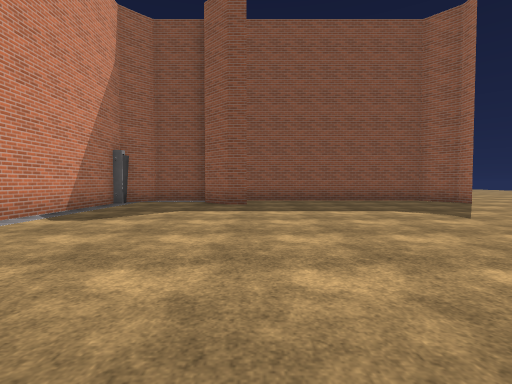
View 1 (above)

24 first-person views from a walk through a Unity game level. The camera is 1.2 m above the floor, tilts 2° down and sees 85° across. The floor is counted in squares, 2 m on a side. Each view is taken from the middle of a square. On the plan, view 1 faces up. The plan holds only what a view shows up to about 9 squares ahead; the rest is blank. The place goes on beyond the plan. Surface patterns are stand-ins for the level's own textures.

View 2
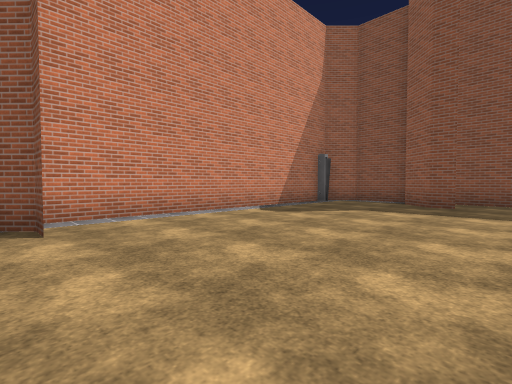

View 3
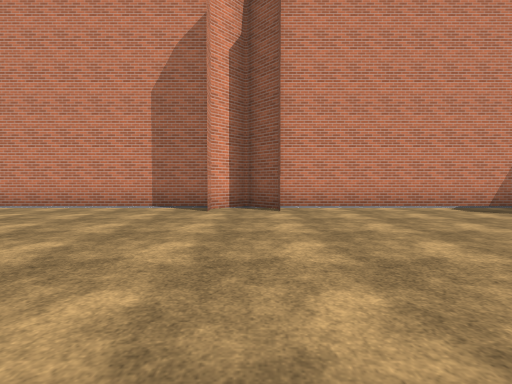

View 4
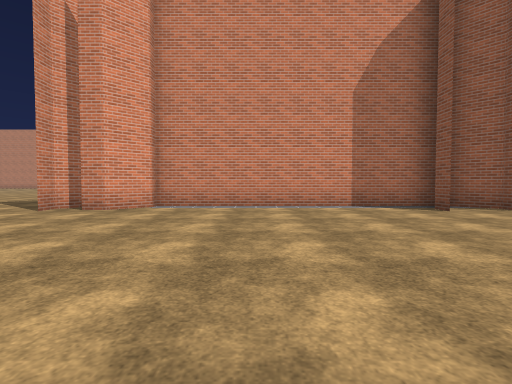

View 5
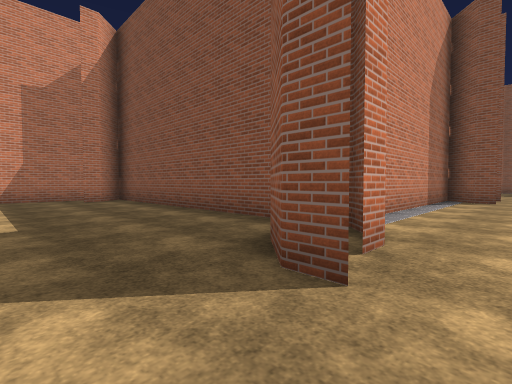

View 6
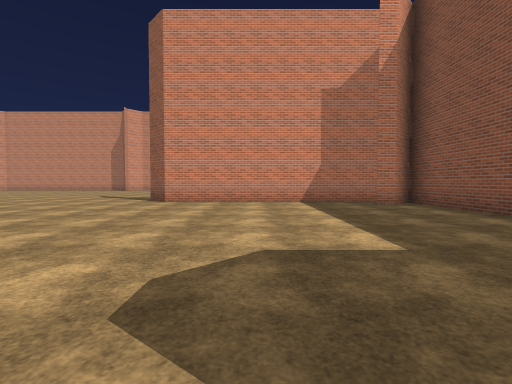

View 7
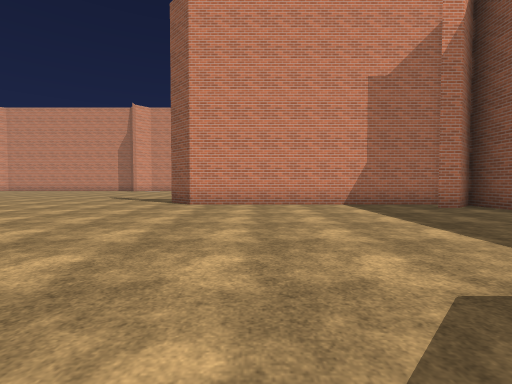

View 8
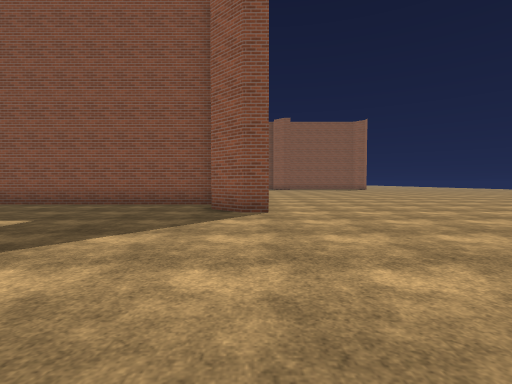

View 9
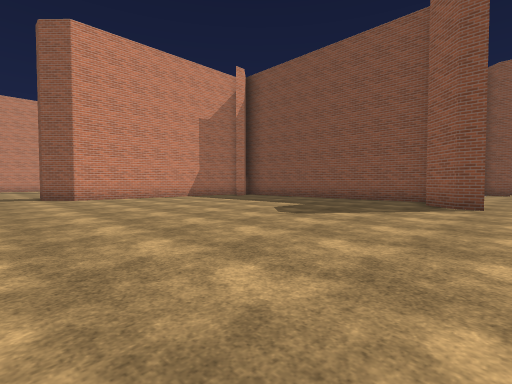

View 10
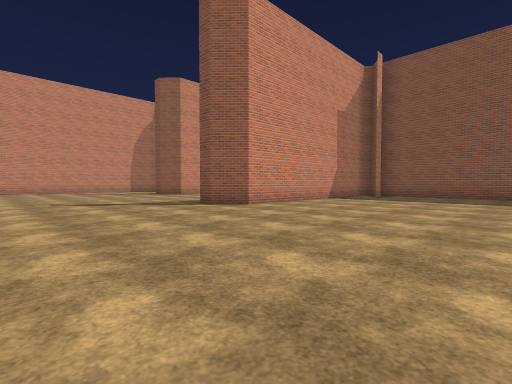

View 11
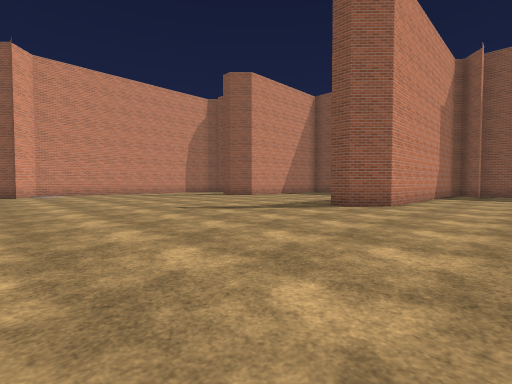

View 12
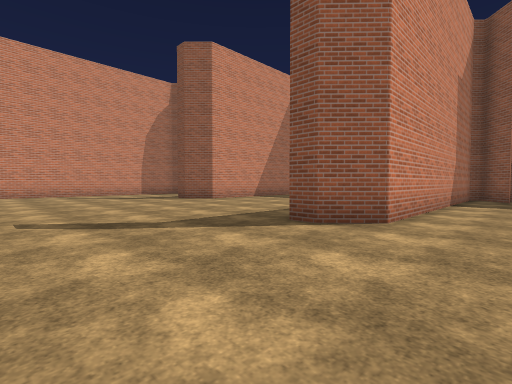

View 13
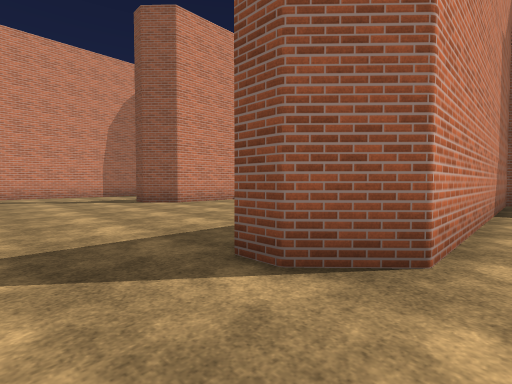

View 14
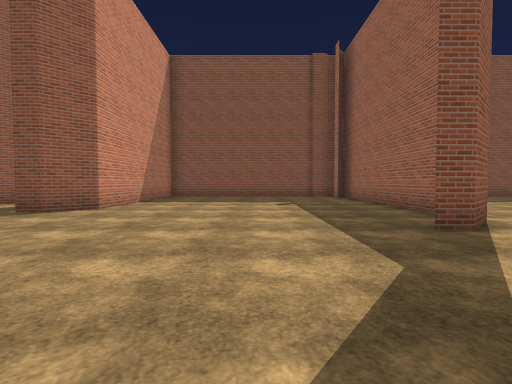

View 15
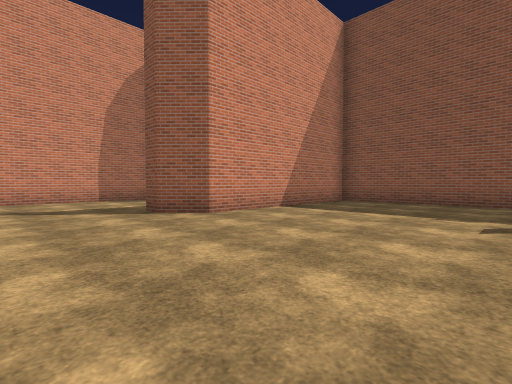

View 16
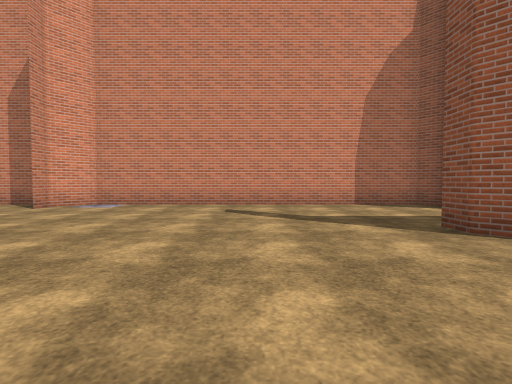

View 17
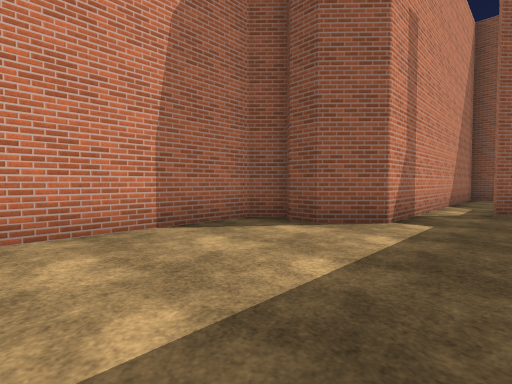

View 18
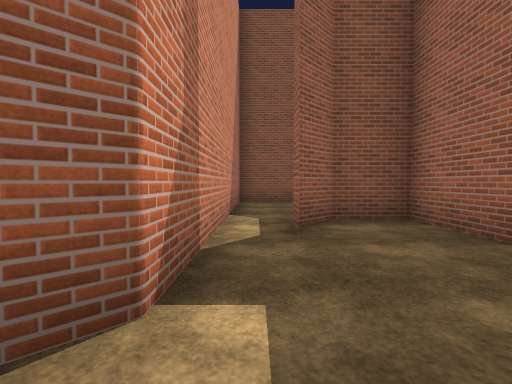

View 19
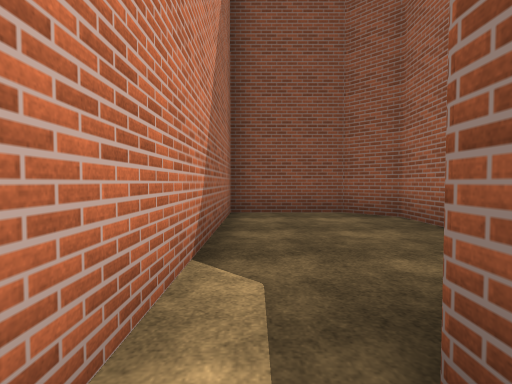

View 20
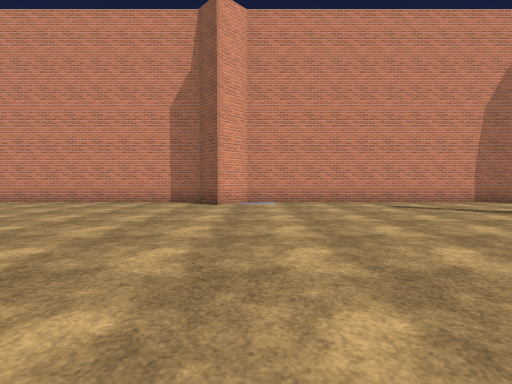

View 21
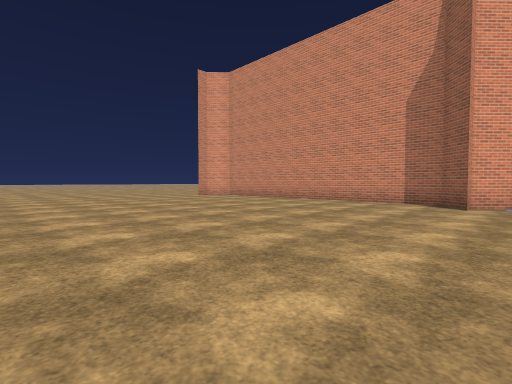

View 22
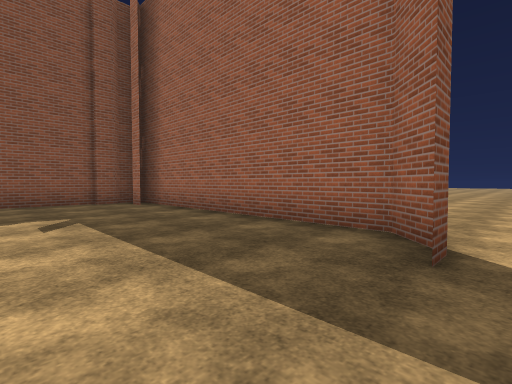

View 23
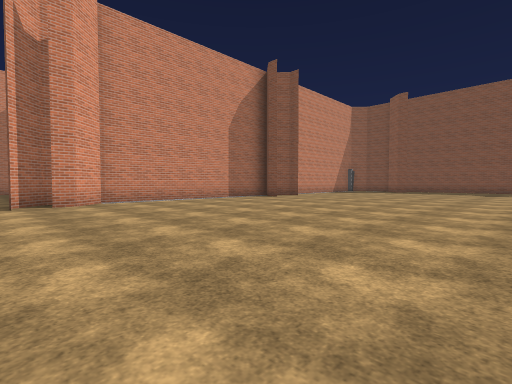

View 24
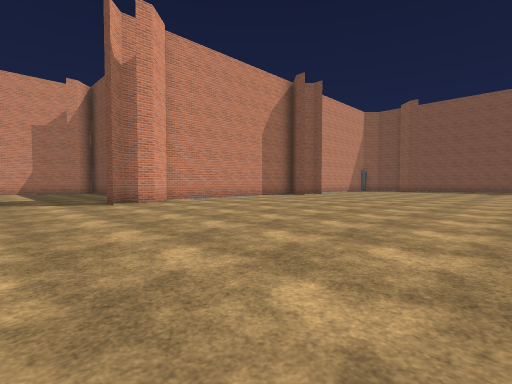

### Floor plan
Points are (right, up) in squares from view 1. A wall is a line through its corners. A room is listed if a view was taken in it or the views show most of it. See-through windows are left out.
Room 1 (views 1, 2, 3, 4, 5, 6, 7, 8, 9, 10, 11, 12, 13, 14, 15, 16, 17, 18, 19, 20, 21, 22, 23, 24)
walls: (-2.6, -9.5) (-3.2, -9.5) (-4, -8.8) (-3.2, -9.5); (-3.4, -7.8) (-3.8, -7.5) (-3, -8.2) (-3, -8.8); (-4.1, -7.5) (-12.3, -7.5); (-11.5, -8.3) (-12.2, -7.5) (-12.7, -7.9); (-11.5, -8.2) (-11.5, -8.8); (-13.1, -15.4) (-12.5, -14.8) (-12.5, -7.8); (-13, -8.9) (-13, -8.2); (-12.5, -7.5) (-12.5, -14.8) (-13.2, -15.5) (-13.8, -15.5); (-12.6, -7.5) (-13.1, -7.5); (-14.5, -7.5) (-20.8, -7.5) (-21.5, -8.2) (-21.5, -8.8) (-21.5, -8.2); (-2.6, -1) (-3.2, -1); (-4, -0.3) (-4, -8.8); (-2.6, 0.5) (-3.2, 0.5) (-4, -0.2) (-3.3, -1); (-19.5, -9.4) (-19.5, -7.5); (-19.5, -7.8) (-19.5, -12.8) (-20.2, -13.5) (-20.8, -13.5); (-22.5, -8.6) (-22.5, -10.8) (-23.2, -11.5) (-23.8, -11.5); (-24, -11.2) (-24.5, -11.7) (-24.5, -20.3) (-23.8, -21) (-23.2, -21); (-23.8, -21) (-24.5, -21.7) (-24.5, -25.5); (-4, 7.4) (-4, 0.6); (-0.1, 7.5) (-0.7, 7.5) (-1.5, 8.3); (5.4, 9) (-3.2, 9) (-3.9, 8.3)
ways out: opening at (-22, -8) to room 2
objects: gate (-6, 8) to (-4, 8)
Room 2 (no view inside)
walls: (-19.5, -5.4) (-19.5, -4.2) (-20.2, -3.5) (-22.5, -3.5) (-22.5, -8.6)
ways out: opening at (-22, -8) to room 1

Positions as (right, up) in squares from view 1, and headings:
1: (0, 0), facing up
2: (1, 0), facing up-left
3: (3, 0), facing left
4: (3, -5), facing left
5: (-2, -11), facing up-left
6: (-4, -12), facing left
7: (-5, -13), facing left
8: (-3, -15), facing up
9: (-2, -17), facing up-left
10: (-7, -20), facing up-left
11: (-10, -22), facing up-left
12: (-11, -19), facing up-left
13: (-12, -17), facing up-left
14: (-16, -19), facing up
15: (-15, -16), facing up-left
16: (-17, -16), facing left
17: (-21, -15), facing up-left
18: (-22, -12), facing up
19: (-22, -9), facing up
20: (-16, -20), facing left
21: (-16, -20), facing down-left
22: (-16, -16), facing up-right
23: (5, -10), facing up-left
24: (5, -12), facing up-left
